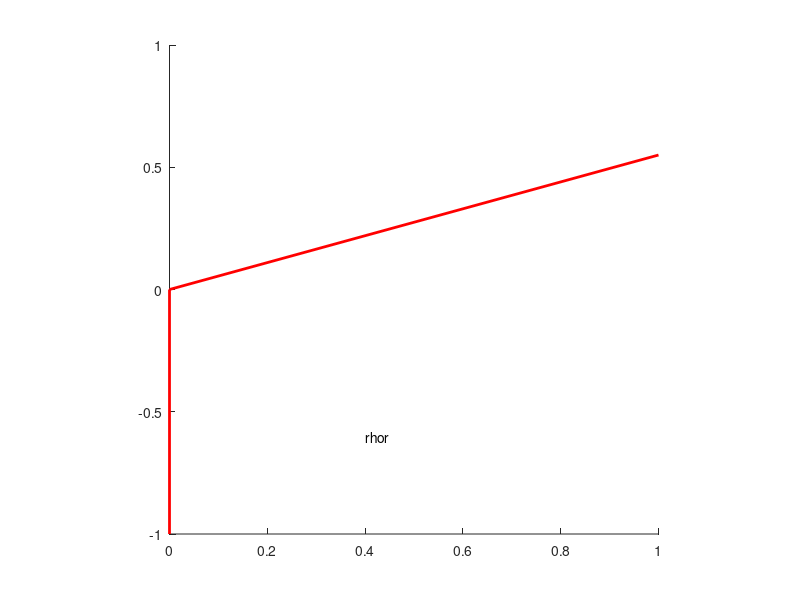

Reproduce this figure in MATLAB.

% make the figure for the book showing the interface.

hold on
axis square
%axis off
%plot([-1 1 1 -1 -1], [-1 -1 1 1 -1])
hh = plot([.0 .0],[-1 0],'r');
set(hh,'LineWidth',2);
hh = plot([.0 1],[0 .55],'r');
set(hh,'LineWidth',2);
text(.4,-.6,'rhor')
text(-.6,0,'rhol')
hold off
